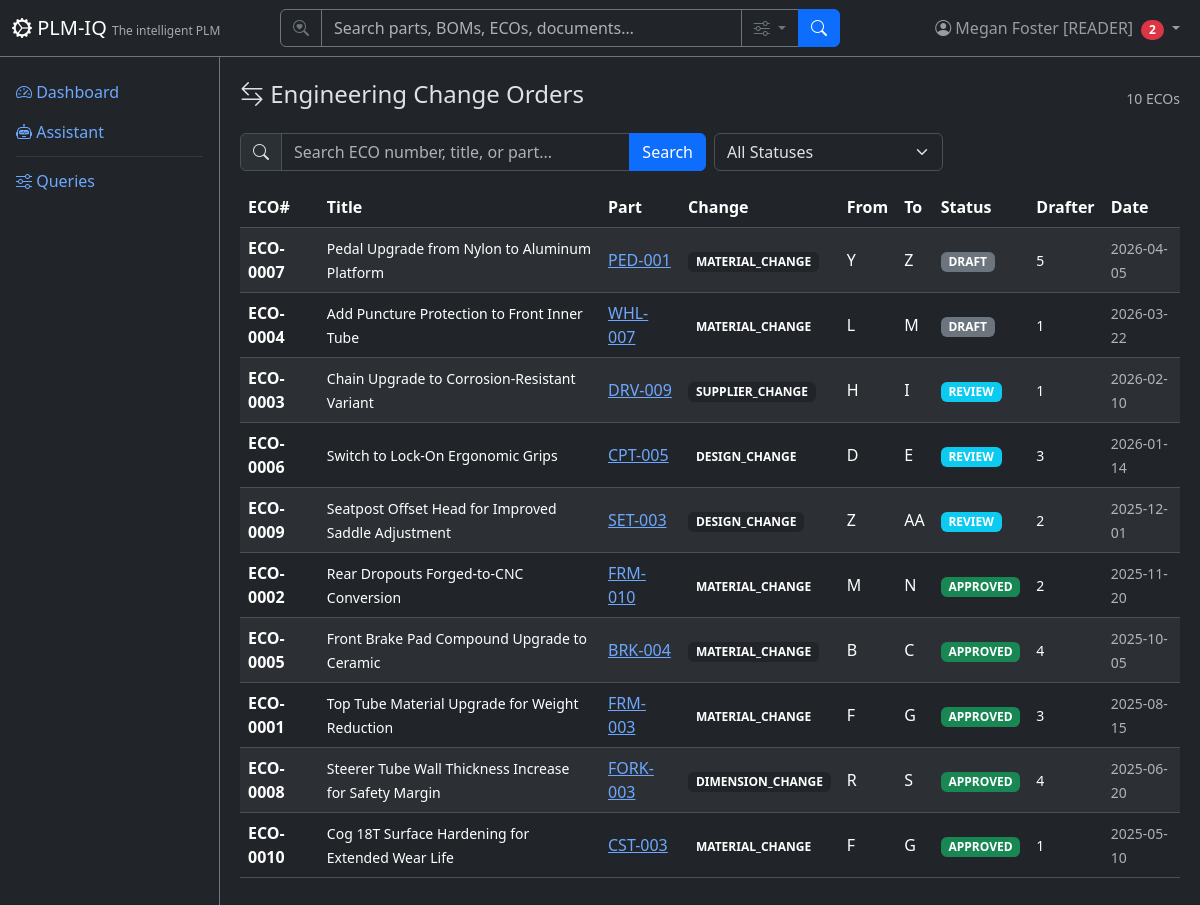
/eco (signed in), run on an earlier commit of the app's database.
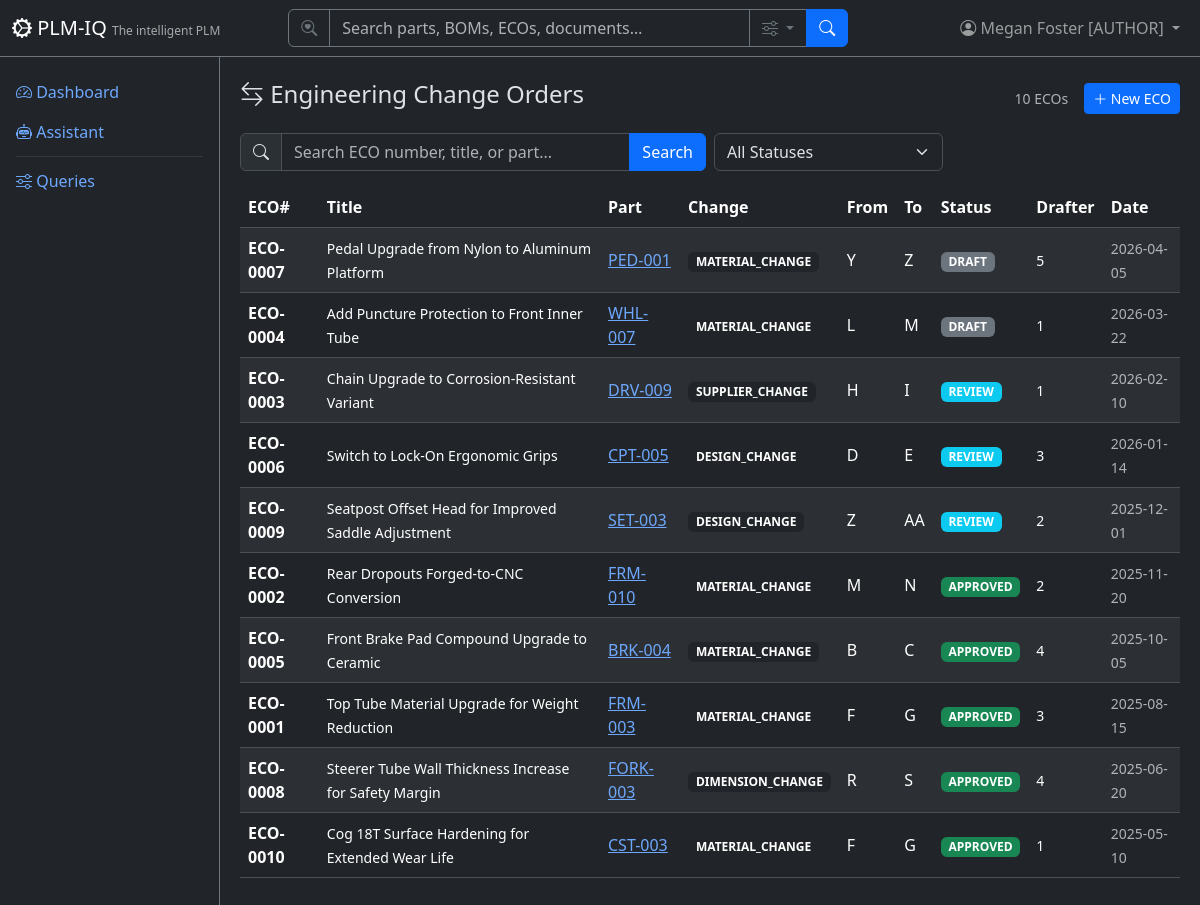
And on a later commit of the database.
### app/models/tenant_user.py (models this page shows)
class User(Base):
    __tablename__ = "users"
    user_id = Column("user_id", Integer, primary_key=True, autoincrement=True)
    username = Column("username", String, unique=True, nullable=False)
    full_name = Column("full_name", String, nullable=False)
    email = Column("email", String)
    password_hash = Column("password_hash", String, nullable=False, default="")
    tenant_id = Column("tenant_id", Integer, ForeignKey("tenants.tenant_id"), nullable=False, default=1)
    is_active = Column("is_active", Boolean, default=True)
    created_date = Column("created_date", String)
    role = Column("role", String, default="reader")
    tenant = relationship("Tenant", back_populates="users")
    favorites = relationship("Favorite", back_populates="user")

### app/routers/eco.py (the view)
@router.get("", response_class=HTMLResponse)
def list_ecos(
    request: Request,
    q: Optional[str] = Query(None, description="Search"),
    status: Optional[str] = Query(None, description="Filter by ECO status"),
    page: int = Query(1, ge=1),
    db: Session = Depends(get_db),
):
    user = require_user(request, db)
    ctx = auth_context(request, db)
    query = db.query(EngineeringChangeOrder)
    if q:
        query = query.filter(
            or_(
                EngineeringChangeOrder.eco_number.ilike(f"%{q}%"),
                EngineeringChangeOrder.eco_title.ilike(f"%{q}%"),
                EngineeringChangeOrder.part_number.ilike(f"%{q}%"),
            )
        )
    if status:
        query = query.filter(EngineeringChangeOrder.eco_status == status)
    total = query.count()
    offset = (page - 1) * DEFAULT_PAGE_SIZE
    items = query.order_by(EngineeringChangeOrder.drafted_date.desc().nullsfirst()).offset(offset).limit(DEFAULT_PAGE_SIZE).all()
    return HTMLResponse(content=render(
        "eco/list.html",
        **ctx,
        items=items,
        page=page,
        total=total,
        pages=(total + DEFAULT_PAGE_SIZE - 1) // DEFAULT_PAGE_SIZE,
        q=q or "",
        status_filter=status or "",
        statuses=["DRAFT", "REVIEW", "APPROVED"],
    ))

### app/templates/eco/list.html (shortened to what this page needs)
{% extends "base.html" %}
{% block content %}
<div class="d-flex justify-content-between align-items-center mb-3">
    <h4><i class="bi bi-arrow-left-right"></i> Engineering Change Orders</h4>
    <div class="d-flex align-items-center gap-3">
        <span class="text-muted small">{{ total }} ECOs</span>
        {% if current_user and current_user.role == 'author' %}
        <a href="/eco/new" class="btn btn-sm btn-primary"><i class="bi bi-plus-lg"></i> New ECO</a>
        {% endif %}
    </div>
</div>
<form method="GET" class="row g-2 mb-3">
    <div class="col-md-6">
        <div class="input-group">
            <span class="input-group-text"><i class="bi bi-search"></i></span>
            <input type="text" name="q" class="form-control" placeholder="Search ECO number, title, or part..." value="{{ q }}">
            <button class="btn btn-primary" type="submit">Search</button>
        </div>
    </div>
    <div class="col-md-3">
        <select name="status" class="form-select" onchange="this.form.submit()">
            <option value="">All Statuses</option>
        </select>
    </div>
</form>
<div class="table-responsive">
    <table class="table table-striped table-hover align-middle">
        <thead class="table-dark">
            <tr><th>ECO#</th><th>Title</th><th>Part</th><th>Change</th><th>From</th><th>To</th><th>Status</th><th>Drafter</th><th>Date</th></tr>
        </thead>
        <tbody>
            {% for item in items %}
            <tr>
                <td><strong>{{ item.eco_number }}</strong></td>
                <td><small>{{ (item.eco_title or '')|truncate(50) }}</small></td>
                <td><a href="/parts/{{ item.part_number }}">{{ item.part_number }}</a></td>
                <td><span class="badge bg-dark badge-status">{{ item.change_type or 'N/A' }}</span></td>
                <td>{{ item.current_revision or '-' }}</td>
                <td>{{ item.new_revision or '-' }}</td>
                <td>
                    <span class="badge bg-{% if item.eco_status == 'APPROVED' %}success{% elif item.eco_status == 'REVIEW' %}info{% else %}secondary{% endif %} badge-status">
                        {{ item.eco_status }}
                    </span>
                </td>
                <td><small>{{ item.change_drafter or '-' }}</small></td>
                <td><small class="text-muted">{{ item.drafted_date or '-' }}</small></td>
            </tr>
            {% else %}
            <tr><td colspan="9" class="text-center text-muted py-4">No ECOs found.</td></tr>
            {% endfor %}
        </tbody>
    </table>
</div>
{% endblock %}

### app/templates/base.html (shortened to what this page needs)
<!DOCTYPE html>
<html lang="en" data-bs-theme="dark">
<head>
    <link href="https://cdn.jsdelivr.net/npm/bootstrap@5.3.3/dist/css/bootstrap.min.css" rel="stylesheet">
    <link href="https://cdn.jsdelivr.net/npm/bootstrap-icons@1.11.3/font/bootstrap-icons.css" rel="stylesheet">
</head>
<body>
    <nav class="navbar navbar-expand-md navbar-dark bg-dark fixed-top border-bottom border-secondary">
        <div class="container-fluid">
            <a class="navbar-brand" href="/">
                <i class="bi bi-gear-wide-connected"></i> PLM-IQ
                <small class="d-none d-md-inline">The intelligent PLM</small>
            </a>
            <div class="collapse navbar-collapse" id="navMenu">
                {% if current_user %}
                <form class="d-flex mx-auto my-2 my-md-0" role="search" action="/search" method="get" style="width: 100%; max-width: 560px;">
                    <div class="input-group">
                        <span class="input-group-text bg-dark border-secondary text-secondary"><i class="bi bi-search-heart"></i></span>
                        <input type="search" name="q" class="form-control bg-dark text-light border-secondary" placeholder="Search parts, BOMs, ECOs, documents…" aria-label="Search">
                        <button class="btn btn-outline-secondary dropdown-toggle" type="button" data-bs-toggle="dropdown" data-bs-auto-close="outside" title="Search options">
                            <i class="bi bi-sliders"></i>
                        </button>
                        <button class="btn btn-primary" type="submit"><i class="bi bi-search"></i></button>
                    </div>
                </form>
                {% endif %}
                <ul class="navbar-nav ms-auto align-items-center">
                    {% if current_user %}
                    <li class="nav-item dropdown">
                        <a class="nav-link dropdown-toggle position-relative" href="#" role="button" data-bs-toggle="dropdown" aria-label="Profile Menu" title="Profile Menu">
                            <i class="bi bi-person-circle"></i>
                            <span class="d-none d-md-inline">{{ current_user.full_name }} [{{ current_user.role|upper if current_user.role else 'SUPERUSER' }}]</span>
                            {% if unread_count|default(0) > 0 %}<span class="badge bg-danger rounded-pill ms-1">{{ unread_count }}</span>{% endif %}
                        </a>
                    </li>
                    {% else %}
                    <li class="nav-item">
                        <a class="nav-link" href="/login"><i class="bi bi-box-arrow-in-right"></i> Sign In</a>
                    </li>
                    {% endif %}
                </ul>
            </div>
        </div>
    </nav>
    <div class="sidebar bg-dark border-end border-secondary pt-3">
        <ul class="nav nav-pills flex-column">
            <li class="nav-item">
                <a class="nav-link" href="/"><i class="bi bi-speedometer2"></i> Dashboard</a>
            </li>
            <li class="nav-item">
                <a class="nav-link" href="/assistant"><i class="bi bi-robot"></i> Assistant</a>
            </li>
            <li class="nav-item">
                <hr class="nav-divider my-1 mx-3 border-secondary">
            </li>
            <li class="nav-item">
                <a class="nav-link" href="/queries"><i class="bi bi-sliders"></i> Queries</a>
            </li>
        </ul>
    </div>
    <div class="main-content">
        {% block content %}{% endblock %}
    </div>
</body>
</html>

What changed in the data, as far as the page shows it:
changed User "Megan Foster": role "READER" → "AUTHOR"
Also different on the page:
{{ unread_count }}: "2" → (not shown)
text now shown: "New ECO"
